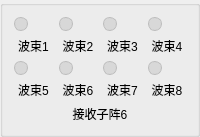
           <widget class="QGroupBox" name="grpArrayRx6">
            <property name="title">
             <string/>
            </property>
            <layout class="QVBoxLayout" name="layoutArrayRx6">
             <item>
              <layout class="QGridLayout" name="layoutArrayBeamsRx6">
               <item row="0" column="0">
                <layout class="QVBoxLayout" name="layoutRx6Beam1">
                 <item>
                  <widget class="QLabel" name="indicatorRx6Beam1">
                   <property name="minimumSize">
                    <size>
                     <width>14</width>
                     <height>14</height>
                    </size>
                   </property>
                   <property name="maximumSize">
                    <size>
                     <width>14</width>
                     <height>14</height>
                    </size>
                   </property>
                   <property name="styleSheet">
                    <string notr="true">background:#d8d8d8;border:1px solid #bdbdbd;border-radius:7px;</string>
                   </property>
                   <property name="text">
                    <string/>
                   </property>
                   <property name="alignment">
                    <set>Qt::AlignCenter</set>
                   </property>
                  </widget>
                 </item>
                 <item>
                  <widget class="QLabel" name="lblRx6Beam1">
                   <property name="text">
                    <string>波束1</string>
                   </property>
                   <property name="alignment">
                    <set>Qt::AlignCenter</set>
                   </property>
                  </widget>
                 </item>
                </layout>
               </item>
               <item row="0" column="1">
                <layout class="QVBoxLayout" name="layoutRx6Beam2">
                 <item>
                  <widget class="QLabel" name="indicatorRx6Beam2">
                   <property name="minimumSize">
                    <size>
                     <width>14</width>
                     <height>14</height>
                    </size>
                   </property>
                   <property name="maximumSize">
                    <size>
                     <width>14</width>
                     <height>14</height>
                    </size>
                   </property>
                   <property name="styleSheet">
                    <string notr="true">background:#d8d8d8;border:1px solid #bdbdbd;border-radius:7px;</string>
                   </property>
                   <property name="text">
                    <string/>
                   </property>
                   <property name="alignment">
                    <set>Qt::AlignCenter</set>
                   </property>
                  </widget>
                 </item>
                 <item>
                  <widget class="QLabel" name="lblRx6Beam2">
                   <property name="text">
                    <string>波束2</string>
                   </property>
                   <property name="alignment">
                    <set>Qt::AlignCenter</set>
                   </property>
                  </widget>
                 </item>
                </layout>
               </item>
               <item row="0" column="2">
                <layout class="QVBoxLayout" name="layoutRx6Beam3">
                 <item>
                  <widget class="QLabel" name="indicatorRx6Beam3">
                   <property name="minimumSize">
                    <size>
                     <width>14</width>
                     <height>14</height>
                    </size>
                   </property>
                   <property name="maximumSize">
                    <size>
                     <width>14</width>
                     <height>14</height>
                    </size>
                   </property>
                   <property name="styleSheet">
                    <string notr="true">background:#d8d8d8;border:1px solid #bdbdbd;border-radius:7px;</string>
                   </property>
                   <property name="text">
                    <string/>
                   </property>
                   <property name="alignment">
                    <set>Qt::AlignCenter</set>
                   </property>
                  </widget>
                 </item>
                 <item>
                  <widget class="QLabel" name="lblRx6Beam3">
                   <property name="text">
                    <string>波束3</string>
                   </property>
                   <property name="alignment">
                    <set>Qt::AlignCenter</set>
                   </property>
                  </widget>
                 </item>
                </layout>
               </item>
               <item row="0" column="3">
                <layout class="QVBoxLayout" name="layoutRx6Beam4">
                 <item>
                  <widget class="QLabel" name="indicatorRx6Beam4">
                   <property name="minimumSize">
                    <size>
                     <width>14</width>
                     <height>14</height>
                    </size>
                   </property>
                   <property name="maximumSize">
                    <size>
                     <width>14</width>
                     <height>14</height>
                    </size>
                   </property>
                   <property name="styleSheet">
                    <string notr="true">background:#d8d8d8;border:1px solid #bdbdbd;border-radius:7px;</string>
                   </property>
                   <property name="text">
                    <string/>
                   </property>
                   <property name="alignment">
                    <set>Qt::AlignCenter</set>
                   </property>
                  </widget>
                 </item>
                 <item>
                  <widget class="QLabel" name="lblRx6Beam4">
                   <property name="text">
                    <string>波束4</string>
                   </property>
                   <property name="alignment">
                    <set>Qt::AlignCenter</set>
                   </property>
                  </widget>
                 </item>
                </layout>
               </item>
               <item row="1" column="0">
                <layout class="QVBoxLayout" name="layoutRx6Beam5">
                 <item>
                  <widget class="QLabel" name="indicatorRx6Beam5">
                   <property name="minimumSize">
                    <size>
                     <width>14</width>
                     <height>14</height>
                    </size>
                   </property>
                   <property name="maximumSize">
                    <size>
                     <width>14</width>
                     <height>14</height>
                    </size>
                   </property>
                   <property name="styleSheet">
                    <string notr="true">background:#d8d8d8;border:1px solid #bdbdbd;border-radius:7px;</string>
                   </property>
                   <property name="text">
                    <string/>
                   </property>
                   <property name="alignment">
                    <set>Qt::AlignCenter</set>
                   </property>
                  </widget>
                 </item>
                 <item>
                  <widget class="QLabel" name="lblRx6Beam5">
                   <property name="text">
                    <string>波束5</string>
                   </property>
                   <property name="alignment">
                    <set>Qt::AlignCenter</set>
                   </property>
                  </widget>
                 </item>
                </layout>
               </item>
               <item row="1" column="1">
                <layout class="QVBoxLayout" name="layoutRx6Beam6">
                 <item>
                  <widget class="QLabel" name="indicatorRx6Beam6">
                   <property name="minimumSize">
                    <size>
                     <width>14</width>
                     <height>14</height>
                    </size>
                   </property>
                   <property name="maximumSize">
                    <size>
                     <width>14</width>
                     <height>14</height>
                    </size>
                   </property>
                   <property name="styleSheet">
                    <string notr="true">background:#d8d8d8;border:1px solid #bdbdbd;border-radius:7px;</string>
                   </property>
                   <property name="text">
                    <string/>
                   </property>
                   <property name="alignment">
                    <set>Qt::AlignCenter</set>
                   </property>
                  </widget>
                 </item>
                 <item>
                  <widget class="QLabel" name="lblRx6Beam6">
                   <property name="text">
                    <string>波束6</string>
                   </property>
                   <property name="alignment">
                    <set>Qt::AlignCenter</set>
                   </property>
                  </widget>
                 </item>
                </layout>
               </item>
               <item row="1" column="2">
                <layout class="QVBoxLayout" name="layoutRx6Beam7">
                 <item>
                  <widget class="QLabel" name="indicatorRx6Beam7">
                   <property name="minimumSize">
                    <size>
                     <width>14</width>
                     <height>14</height>
                    </size>
                   </property>
                   <property name="maximumSize">
                    <size>
                     <width>14</width>
                     <height>14</height>
                    </size>
                   </property>
                   <property name="styleSheet">
                    <string notr="true">background:#d8d8d8;border:1px solid #bdbdbd;border-radius:7px;</string>
                   </property>
                   <property name="text">
                    <string/>
                   </property>
                   <property name="alignment">
                    <set>Qt::AlignCenter</set>
                   </property>
                  </widget>
                 </item>
                 <item>
                  <widget class="QLabel" name="lblRx6Beam7">
                   <property name="text">
                    <string>波束7</string>
                   </property>
                   <property name="alignment">
                    <set>Qt::AlignCenter</set>
                   </property>
                  </widget>
                 </item>
                </layout>
               </item>
               <item row="1" column="3">
                <layout class="QVBoxLayout" name="layoutRx6Beam8">
                 <item>
                  <widget class="QLabel" name="indicatorRx6Beam8">
                   <property name="minimumSize">
                    <size>
                     <width>14</width>
                     <height>14</height>
                    </size>
                   </property>
                   <property name="maximumSize">
                    <size>
                     <width>14</width>
                     <height>14</height>
                    </size>
                   </property>
                   <property name="styleSheet">
                    <string notr="true">background:#d8d8d8;border:1px solid #bdbdbd;border-radius:7px;</string>
                   </property>
                   <property name="text">
                    <string/>
                   </property>
                   <property name="alignment">
                    <set>Qt::AlignCenter</set>
                   </property>
                  </widget>
                 </item>
                 <item>
                  <widget class="QLabel" name="lblRx6Beam8">
                   <property name="text">
                    <string>波束8</string>
                   </property>
                   <property name="alignment">
                    <set>Qt::AlignCenter</set>
                   </property>
                  </widget>
                 </item>
                </layout>
               </item>
              </layout>
             </item>
             <item>
              <widget class="QLabel" name="lblArrayNameRx6">
               <property name="text">
                <string>接收子阵6</string>
               </property>
               <property name="alignment">
                <set>Qt::AlignCenter</set>
               </property>
              </widget>
             </item>
            </layout>
           </widget>
